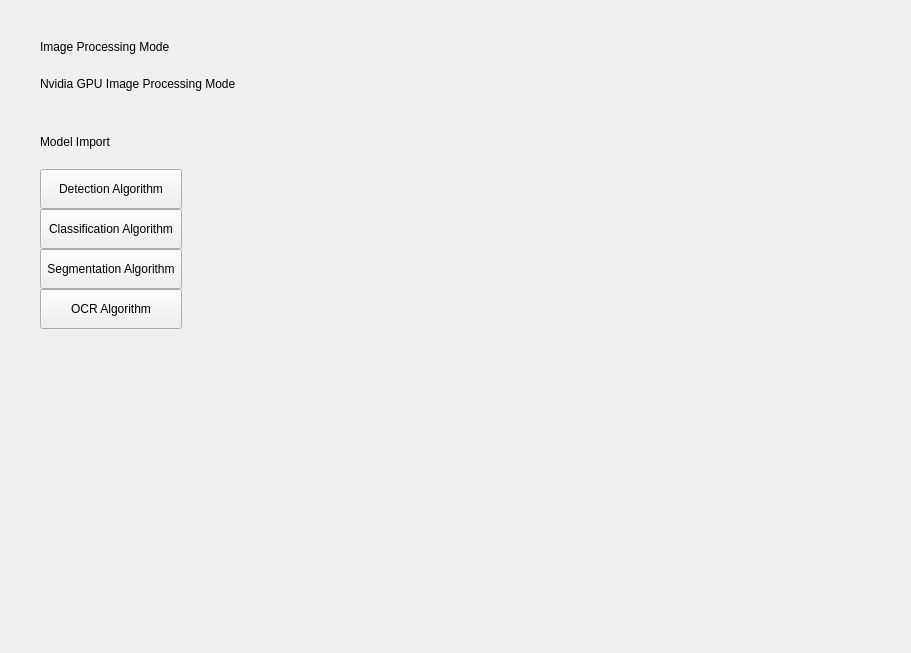
<?xml version="1.0" encoding="UTF-8"?>
<ui version="4.0">
 <class>ModelSettingPage</class>
 <widget class="QWidget" name="ModelSettingPage">
  <property name="geometry">
   <rect>
    <x>0</x>
    <y>0</y>
    <width>911</width>
    <height>653</height>
   </rect>
  </property>
  <property name="minimumSize">
   <size>
    <width>0</width>
    <height>0</height>
   </size>
  </property>
  <property name="windowTitle">
   <string>Form</string>
  </property>
  <layout class="QVBoxLayout" name="verticalLayout">
   <property name="spacing">
    <number>0</number>
   </property>
   <property name="leftMargin">
    <number>20</number>
   </property>
   <property name="topMargin">
    <number>20</number>
   </property>
   <property name="rightMargin">
    <number>20</number>
   </property>
   <property name="bottomMargin">
    <number>0</number>
   </property>
   <item>
    <widget class="QWidget" name="model_widget" native="true">
     <layout class="QVBoxLayout" name="verticalLayout_3">
      <property name="spacing">
       <number>20</number>
      </property>
      <property name="leftMargin">
       <number>20</number>
      </property>
      <property name="topMargin">
       <number>20</number>
      </property>
      <property name="rightMargin">
       <number>20</number>
      </property>
      <property name="bottomMargin">
       <number>20</number>
      </property>
      <item>
       <widget class="QLabel" name="processing_mode_title">
        <property name="text">
         <string>Image Processing Mode</string>
        </property>
       </widget>
      </item>
      <item>
       <widget class="QWidget" name="widget" native="true">
        <property name="minimumSize">
         <size>
          <width>0</width>
          <height>0</height>
         </size>
        </property>
        <layout class="QHBoxLayout" name="horizontalLayout">
         <property name="spacing">
          <number>10</number>
         </property>
         <property name="leftMargin">
          <number>0</number>
         </property>
         <property name="topMargin">
          <number>0</number>
         </property>
         <property name="rightMargin">
          <number>0</number>
         </property>
         <property name="bottomMargin">
          <number>0</number>
         </property>
         <item>
          <widget class="QLabel" name="gpu_title">
           <property name="styleSheet">
            <string notr="true"/>
           </property>
           <property name="text">
            <string>Nvidia GPU Image Processing Mode</string>
           </property>
          </widget>
         </item>
         <item>
          <widget class="QToolButton" name="question_mark_btn">
           <property name="minimumSize">
            <size>
             <width>16</width>
             <height>16</height>
            </size>
           </property>
           <property name="maximumSize">
            <size>
             <width>16</width>
             <height>16</height>
            </size>
           </property>
           <property name="cursor">
            <cursorShape>PointingHandCursor</cursorShape>
           </property>
           <property name="toolTip">
            <string>Image Processing Mode Direction</string>
           </property>
           <property name="styleSheet">
            <string notr="true">QToolButton {
	border: 0px;
}</string>
           </property>
           <property name="text">
            <string/>
           </property>
           <property name="icon">
            <iconset resource="../../vtk.qrc">
             <normaloff>:/uiframe/images/model_config/question_mark.svg</normaloff>:/uiframe/images/model_config/question_mark.svg</iconset>
           </property>
          </widget>
         </item>
         <item>
          <widget class="QToolButton" name="gpu_btn">
           <property name="minimumSize">
            <size>
             <width>34</width>
             <height>14</height>
            </size>
           </property>
           <property name="maximumSize">
            <size>
             <width>34</width>
             <height>14</height>
            </size>
           </property>
           <property name="cursor">
            <cursorShape>PointingHandCursor</cursorShape>
           </property>
           <property name="styleSheet">
            <string notr="true">margin-left: 10px;
border: 0px;</string>
           </property>
           <property name="text">
            <string/>
           </property>
           <property name="icon">
            <iconset resource="../../vtk.qrc">
             <normaloff>:/uiframe/images/model_config/off.svg</normaloff>
             <normalon>:/uiframe/images/model_config/on.svg</normalon>:/uiframe/images/model_config/off.svg</iconset>
           </property>
           <property name="iconSize">
            <size>
             <width>24</width>
             <height>14</height>
            </size>
           </property>
           <property name="checkable">
            <bool>true</bool>
           </property>
           <property name="checked">
            <bool>false</bool>
           </property>
          </widget>
         </item>
         <item>
          <spacer name="horizontalSpacer_5">
           <property name="orientation">
            <enum>Qt::Horizontal</enum>
           </property>
           <property name="sizeHint" stdset="0">
            <size>
             <width>40</width>
             <height>20</height>
            </size>
           </property>
          </spacer>
         </item>
        </layout>
       </widget>
      </item>
      <item>
       <widget class="Line" name="line">
        <property name="minimumSize">
         <size>
          <width>0</width>
          <height>1</height>
         </size>
        </property>
        <property name="maximumSize">
         <size>
          <width>16777215</width>
          <height>1</height>
         </size>
        </property>
        <property name="styleSheet">
         <string notr="true">background: #eeeeee;
border: 0px;</string>
        </property>
        <property name="orientation">
         <enum>Qt::Horizontal</enum>
        </property>
       </widget>
      </item>
      <item>
       <widget class="QLabel" name="model_title">
        <property name="styleSheet">
         <string notr="true"/>
        </property>
        <property name="text">
         <string>Model Import</string>
        </property>
       </widget>
      </item>
      <item>
       <widget class="QWidget" name="model_import_widget" native="true">
        <layout class="QHBoxLayout" name="horizontalLayout_2">
         <property name="spacing">
          <number>0</number>
         </property>
         <property name="leftMargin">
          <number>0</number>
         </property>
         <property name="topMargin">
          <number>0</number>
         </property>
         <property name="rightMargin">
          <number>0</number>
         </property>
         <property name="bottomMargin">
          <number>0</number>
         </property>
         <item>
          <widget class="QWidget" name="algo_tabs_widget" native="true">
           <property name="sizePolicy">
            <sizepolicy hsizetype="Fixed" vsizetype="Preferred">
             <horstretch>0</horstretch>
             <verstretch>0</verstretch>
            </sizepolicy>
           </property>
           <property name="minimumSize">
            <size>
             <width>110</width>
             <height>0</height>
            </size>
           </property>
           <property name="maximumSize">
            <size>
             <width>16777215</width>
             <height>16777215</height>
            </size>
           </property>
           <layout class="QVBoxLayout" name="verticalLayout_2">
            <property name="spacing">
             <number>0</number>
            </property>
            <property name="leftMargin">
             <number>0</number>
            </property>
            <property name="topMargin">
             <number>0</number>
            </property>
            <property name="rightMargin">
             <number>0</number>
            </property>
            <property name="bottomMargin">
             <number>0</number>
            </property>
            <item>
             <widget class="QToolButton" name="detection_algo_tab">
              <property name="sizePolicy">
               <sizepolicy hsizetype="Expanding" vsizetype="Fixed">
                <horstretch>0</horstretch>
                <verstretch>0</verstretch>
               </sizepolicy>
              </property>
              <property name="minimumSize">
               <size>
                <width>0</width>
                <height>40</height>
               </size>
              </property>
              <property name="maximumSize">
               <size>
                <width>16777215</width>
                <height>40</height>
               </size>
              </property>
              <property name="cursor">
               <cursorShape>PointingHandCursor</cursorShape>
              </property>
              <property name="text">
               <string>Detection Algorithm</string>
              </property>
             </widget>
            </item>
            <item>
             <widget class="QToolButton" name="classification_algo_tab">
              <property name="sizePolicy">
               <sizepolicy hsizetype="Expanding" vsizetype="Fixed">
                <horstretch>0</horstretch>
                <verstretch>0</verstretch>
               </sizepolicy>
              </property>
              <property name="minimumSize">
               <size>
                <width>0</width>
                <height>40</height>
               </size>
              </property>
              <property name="maximumSize">
               <size>
                <width>16777215</width>
                <height>40</height>
               </size>
              </property>
              <property name="cursor">
               <cursorShape>PointingHandCursor</cursorShape>
              </property>
              <property name="text">
               <string>Classification Algorithm</string>
              </property>
             </widget>
            </item>
            <item>
             <widget class="QToolButton" name="segmentation_algo_tab">
              <property name="sizePolicy">
               <sizepolicy hsizetype="Expanding" vsizetype="Fixed">
                <horstretch>0</horstretch>
                <verstretch>0</verstretch>
               </sizepolicy>
              </property>
              <property name="minimumSize">
               <size>
                <width>0</width>
                <height>40</height>
               </size>
              </property>
              <property name="maximumSize">
               <size>
                <width>16777215</width>
                <height>40</height>
               </size>
              </property>
              <property name="cursor">
               <cursorShape>PointingHandCursor</cursorShape>
              </property>
              <property name="text">
               <string>Segmentation Algorithm</string>
              </property>
             </widget>
            </item>
            <item>
             <widget class="QToolButton" name="ocr_algo_tab">
              <property name="sizePolicy">
               <sizepolicy hsizetype="Expanding" vsizetype="Fixed">
                <horstretch>0</horstretch>
                <verstretch>0</verstretch>
               </sizepolicy>
              </property>
              <property name="minimumSize">
               <size>
                <width>0</width>
                <height>40</height>
               </size>
              </property>
              <property name="maximumSize">
               <size>
                <width>16777215</width>
                <height>40</height>
               </size>
              </property>
              <property name="cursor">
               <cursorShape>PointingHandCursor</cursorShape>
              </property>
              <property name="text">
               <string>OCR Algorithm</string>
              </property>
             </widget>
            </item>
            <item>
             <spacer name="verticalSpacer">
              <property name="orientation">
               <enum>Qt::Vertical</enum>
              </property>
              <property name="sizeHint" stdset="0">
               <size>
                <width>20</width>
                <height>40</height>
               </size>
              </property>
             </spacer>
            </item>
           </layout>
          </widget>
         </item>
         <item>
          <widget class="QStackedWidget" name="model_stacks">
           <property name="sizePolicy">
            <sizepolicy hsizetype="Expanding" vsizetype="Preferred">
             <horstretch>0</horstretch>
             <verstretch>0</verstretch>
            </sizepolicy>
           </property>
           <property name="currentIndex">
            <number>0</number>
           </property>
           <widget class="vtk::display::ModelStack" name="detection_stack"/>
           <widget class="vtk::display::ModelStack" name="classification_stack"/>
           <widget class="vtk::display::ModelStack" name="segmentation_stack"/>
           <widget class="vtk::display::ModelStack" name="ocr_stack"/>
          </widget>
         </item>
        </layout>
       </widget>
      </item>
     </layout>
    </widget>
   </item>
  </layout>
 </widget>
 <customwidgets>
  <customwidget>
   <class>vtk::display::ModelStack</class>
   <extends>QWidget</extends>
   <header>uiframe/configuiset/modelstack.h</header>
   <container>1</container>
  </customwidget>
 </customwidgets>
 <resources>
  <include location="../../vtk.qrc"/>
 </resources>
 <connections/>
</ui>
